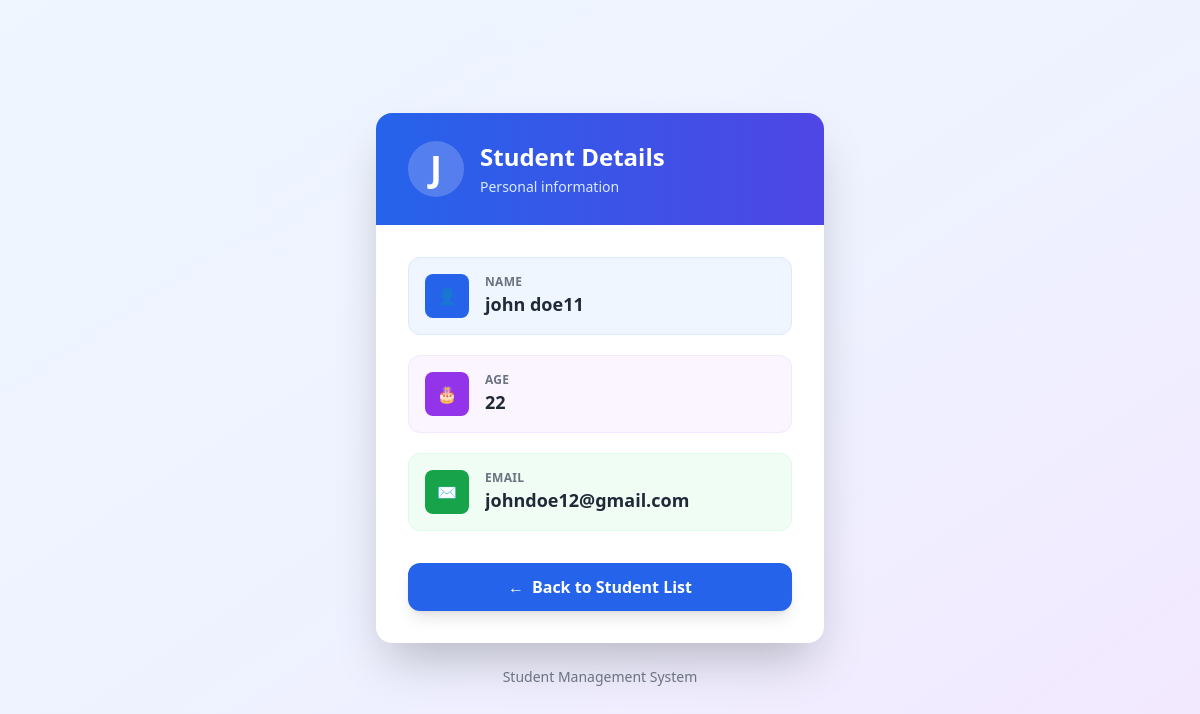
The page /details/7 on the database its author committed.
### form_app/models.py (models this page shows, shortened)
class Student(models.Model):
    name =models.CharField(max_length=100)
    age =models.IntegerField()
    email=models.EmailField(unique=True)

### form_app/views.py (the view)
# urls.py: path('details/<int:pk>',views.student_details,name='student_details'),
def student_details(request,pk):
    students = get_object_or_404(Student,pk=pk)
    return render (request,'student_details.html',{'students':students})

### form_app/templates/student_details.html (shortened to what this page needs)
<!DOCTYPE html>
<html lang="en">
<head>
    <script src="https://cdn.tailwindcss.com"></script>
</head>
<body class="min-h-screen bg-gradient-to-br from-blue-50 via-indigo-50 to-purple-100  flex items-center justify-center p-6">
    <div class="w-full max-w-md">
        <div class="bg-white rounded-2xl shadow-2xl overflow-hidden">
            <div class="bg-gradient-to-r from-blue-600 to-indigo-600 px-8 py-7 text-white">
                <div class="flex items-center gap-4">
                    <div class="w-14 h-14 bg-white/20 rounded-full flex items-center justify-center text-4xl  font-bold">
                        {{students.name|slice:":1"|upper}}
                    </div>
                    <div>
                        <h1 class="text-2xl font-bold">
                            Student Details
                        </h1>
                        <p class="text-blue-100 text-sm mt-1">
                            Personal information
                        </p>
                    </div>
                </div>
            </div>
            <div class="p-8 space-y-5">
                <div class="flex items-center gap-4 p-4 rounded-xl bg-blue-50 border border-blue-100">
                    <div class="w-11 h-11 bg-blue-600 text-white rounded-lg flex items-center justify-center">
                    </div>
                    <div>
                        <p class="text-xs font-semibold uppercase tracking-wide text-gray-500">
                            Name
                        </p>
                        <p class="text-lg font-semibold text-gray-800">
                            {{ students.name }}
                        </p>
                    </div>
                </div>
                <div class="flex items-center gap-4 p-4 rounded-xl bg-purple-50 border border-purple-100">
                    <div class="w-11 h-11 bg-purple-600 text-white rounded-lg flex items-center justify-center">
                        🎂
                    </div>
                    <div>
                        <p class="text-xs font-semibold uppercase tracking-wide text-gray-500">
                            Age
                        </p>
                        <p class="text-lg font-semibold text-gray-800">
                            {{ students.age }}
                        </p>
                    </div>
                </div>
                <div class="flex items-center gap-4 p-4 rounded-xl bg-green-50 border border-green-100">
                    <div class="w-11 h-11 bg-green-600 text-white rounded-lg flex items-center justify-center">
                        ✉️
                    </div>
                    <div class="min-w-0">
                        <p class="text-xs font-semibold uppercase tracking-wide text-gray-500">
                            Email
                        </p>
                        <p class="text-lg font-semibold text-gray-800 truncate">
                            {{ students.email }}
                        </p>
                    </div>
                </div>
                <div class="pt-3">
                    <a href="{% url 'student_list' %}"
                       class="w-full inline-flex items-center justify-center gap-2 px-5 py-3 rounded-xl
                              bg-blue-600 text-white font-semibold
                              hover:bg-blue-800 transition duration-300
                              shadow-lg hover:shadow-xl">
                        <span>←</span>
                        Back to Student List
                    </a>
                </div>
            </div>
        </div>
        <p class="text-center text-sm text-gray-500 mt-6">
            Student Management System
        </p>
    </div>
</body>
</html>

### rows shown on the page
Student: name "J", name "john doe11", age "22", email "johndoe12@gmail.com"
